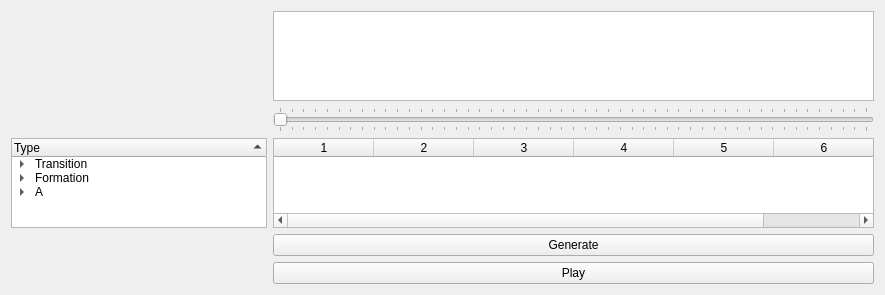
<?xml version="1.0" encoding="UTF-8"?>
<ui version="4.0">
 <class>Form</class>
 <widget class="QWidget" name="Form">
  <property name="geometry">
   <rect>
    <x>0</x>
    <y>0</y>
    <width>885</width>
    <height>295</height>
   </rect>
  </property>
  <property name="acceptDrops">
   <bool>false</bool>
  </property>
  <property name="windowTitle">
   <string>Formations</string>
  </property>
  <layout class="QFormLayout" name="formLayout">
   <property name="fieldGrowthPolicy">
    <enum>QFormLayout::AllNonFixedFieldsGrow</enum>
   </property>
   <item row="2" column="1">
    <widget class="QSlider" name="horizontalSlider">
     <property name="minimum">
      <number>350</number>
     </property>
     <property name="maximum">
      <number>850</number>
     </property>
     <property name="orientation">
      <enum>Qt::Horizontal</enum>
     </property>
     <property name="tickPosition">
      <enum>QSlider::TicksBothSides</enum>
     </property>
     <property name="tickInterval">
      <number>0</number>
     </property>
    </widget>
   </item>
   <item row="5" column="0">
    <widget class="QTreeWidget" name="FormationTree">
     <property name="enabled">
      <bool>true</bool>
     </property>
     <property name="dragEnabled">
      <bool>true</bool>
     </property>
     <property name="dragDropMode">
      <enum>QAbstractItemView::DragOnly</enum>
     </property>
     <property name="uniformRowHeights">
      <bool>false</bool>
     </property>
     <property name="sortingEnabled">
      <bool>true</bool>
     </property>
     <attribute name="headerVisible">
      <bool>true</bool>
     </attribute>
     <attribute name="headerCascadingSectionResizes">
      <bool>false</bool>
     </attribute>
     <attribute name="headerDefaultSectionSize">
      <number>300</number>
     </attribute>
     <attribute name="headerShowSortIndicator" stdset="0">
      <bool>true</bool>
     </attribute>
     <attribute name="headerStretchLastSection">
      <bool>true</bool>
     </attribute>
     <column>
      <property name="text">
       <string>Type</string>
      </property>
     </column>
     <item>
      <property name="text">
       <string>Transition</string>
      </property>
      <item>
       <property name="text">
        <string>Transition 1</string>
       </property>
      </item>
      <item>
       <property name="text">
        <string>Take Off</string>
       </property>
      </item>
      <item>
       <property name="text">
        <string>Land</string>
       </property>
      </item>
     </item>
     <item>
      <property name="text">
       <string>Formation</string>
      </property>
      <item>
       <property name="text">
        <string>Square</string>
       </property>
      </item>
      <item>
       <property name="text">
        <string>Rectangle</string>
       </property>
      </item>
      <item>
       <property name="text">
        <string>Circle</string>
       </property>
      </item>
     </item>
     <item>
      <property name="text">
       <string>A</string>
      </property>
      <item>
       <property name="text">
        <string>forward1</string>
       </property>
      </item>
     </item>
    </widget>
   </item>
   <item row="5" column="1">
    <widget class="QTableWidget" name="tableWidget">
     <property name="dragEnabled">
      <bool>true</bool>
     </property>
     <property name="dragDropOverwriteMode">
      <bool>false</bool>
     </property>
     <property name="dragDropMode">
      <enum>QAbstractItemView::DropOnly</enum>
     </property>
     <column>
      <property name="text">
       <string>1</string>
      </property>
     </column>
     <column>
      <property name="text">
       <string>2</string>
      </property>
     </column>
     <column>
      <property name="text">
       <string>3</string>
      </property>
     </column>
     <column>
      <property name="text">
       <string>4</string>
      </property>
     </column>
     <column>
      <property name="text">
       <string>5</string>
      </property>
     </column>
     <column>
      <property name="text">
       <string>6</string>
      </property>
     </column>
    </widget>
   </item>
   <item row="6" column="1">
    <widget class="QPushButton" name="generateButton">
     <property name="enabled">
      <bool>true</bool>
     </property>
     <property name="layoutDirection">
      <enum>Qt::LeftToRight</enum>
     </property>
     <property name="text">
      <string>Generate</string>
     </property>
    </widget>
   </item>
   <item row="8" column="1">
    <widget class="QPushButton" name="playButton">
     <property name="text">
      <string>Play</string>
     </property>
    </widget>
   </item>
   <item row="1" column="1">
    <widget class="PlotWidget" name="graphicsView"/>
   </item>
  </layout>
 </widget>
 <customwidgets>
  <customwidget>
   <class>PlotWidget</class>
   <extends>QGraphicsView</extends>
   <header>pyqtgraph.h</header>
  </customwidget>
 </customwidgets>
 <resources/>
 <connections/>
</ui>
